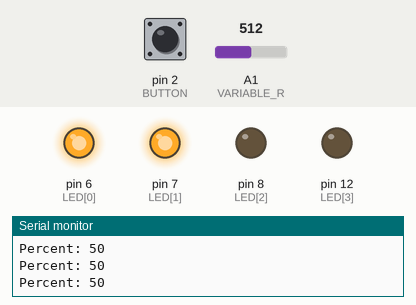
Recording of a sketch running on a simulated Arduino Uno, built with avr-gcc and run on an emulated ATmega328P. On the bench: output pins drawn as LEDs (lit = HIGH), the last lines printed to the serial monitor. Inputs (shaded band) come from the test bench; at power-on: pin 2 (BUTTON) HIGH, A1 (VARIABLE_R) = 512.

Above: at 1.2 s.
1.3 s: pin 2 (BUTTON) pulled LOW for 0.15 s
At 1.65 s:
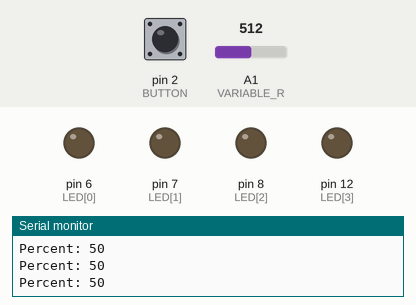
3.3 s: A1 (VARIABLE_R) set to 497
At 4.5 s:
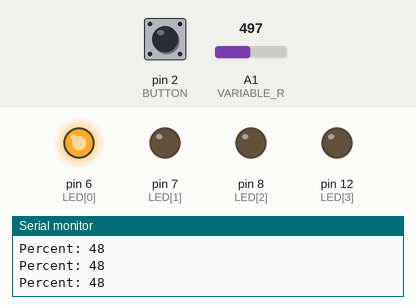
4.8 s: A1 (VARIABLE_R) set to 900
At 5.9 s:
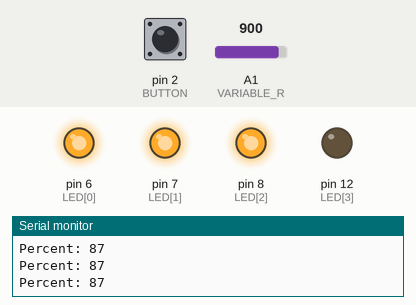
6.3 s: A1 (VARIABLE_R) set to 1008
7.8 s: A1 (VARIABLE_R) set to 1023
At 8.7 s:
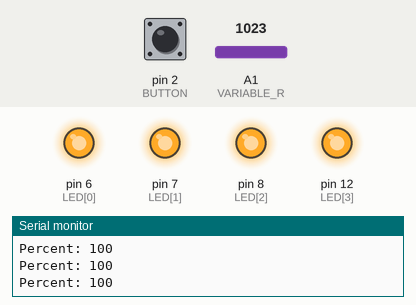
9.3 s: A1 (VARIABLE_R) set to 716
At 10.1 s:
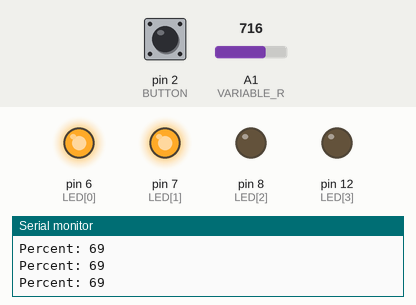
Timing chart, 0 to 11.8 s (numbered marks = the images above; inputs shaded):
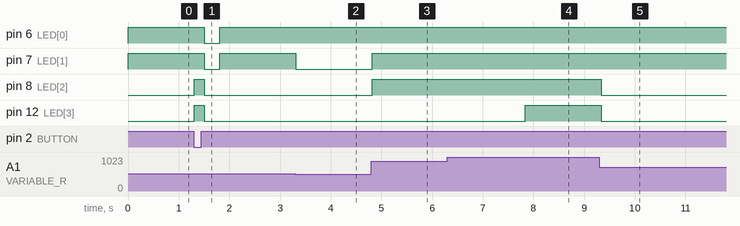

The sketch:

week5.ino
```cpp
#define BUTTON 2
#define VARIABLE_R A1

const int LED[] = {6, 7, 8, 12};

void setup() {
  pinMode(BUTTON, INPUT);
  pinMode(VARIABLE_R, INPUT);

  for (int i = 0; i < 4; i++) {
    pinMode(LED[i], OUTPUT);
  }

  Serial.begin(9600);
}

void loop() {
  int value = digitalRead(BUTTON);

  int percent = sensorPercent(VARIABLE_R);

  Serial.print("Percent: ");
  Serial.println(percent);

  for (int i = 0; i < 4; i++) {
    digitalWrite(LED[i], 0);
  }

  int num = map(percent, 0, 100, 0, 4);

  for (int i = 0; i < num; i++) {
    digitalWrite(LED[i], 1);
  }

  if (value == 0) {
    blink(200);
  }

  delay(100);
}

void blink(int time) {
  for (int i = 0; i < 4; i++) {
    digitalWrite(LED[i], 1);
  }

  delay(time);

  for (int i = 0; i < 4; i++) {
    digitalWrite(LED[i], 0);
  }

  delay(time);
}

int sensorPercent(int pin) {
  int val = analogRead(pin);
  int percent = map(val, 0, 1023, 0, 100);

  return percent;
}
```

Measured:
- the behaviour switches between 512 and 511 on A1 (VARIABLE_R) (found by bisection; images 1 and 2)
- the behaviour switches between 1022 and 1023 on A1 (VARIABLE_R) (found by bisection; images 3 and 4)
- after the input at 1.3 s, pin 6 (LED[0]), pin 7 (LED[1]): HIGH → LOW after 0.21 s, → HIGH 0.30 s later; pin 8 (LED[2]), pin 12 (LED[3]): LOW → HIGH at once, → LOW 0.20 s later
- after the input at 3.3 s, pin 7 (LED[1]): HIGH → LOW at once
- after the input at 4.8 s, pin 7 (LED[1]), pin 8 (LED[2]): LOW → HIGH at once
- after the input at 7.8 s, pin 12 (LED[3]): LOW → HIGH at once
- after the input at 9.3 s, pin 8 (LED[2]), pin 12 (LED[3]): HIGH → LOW at once
